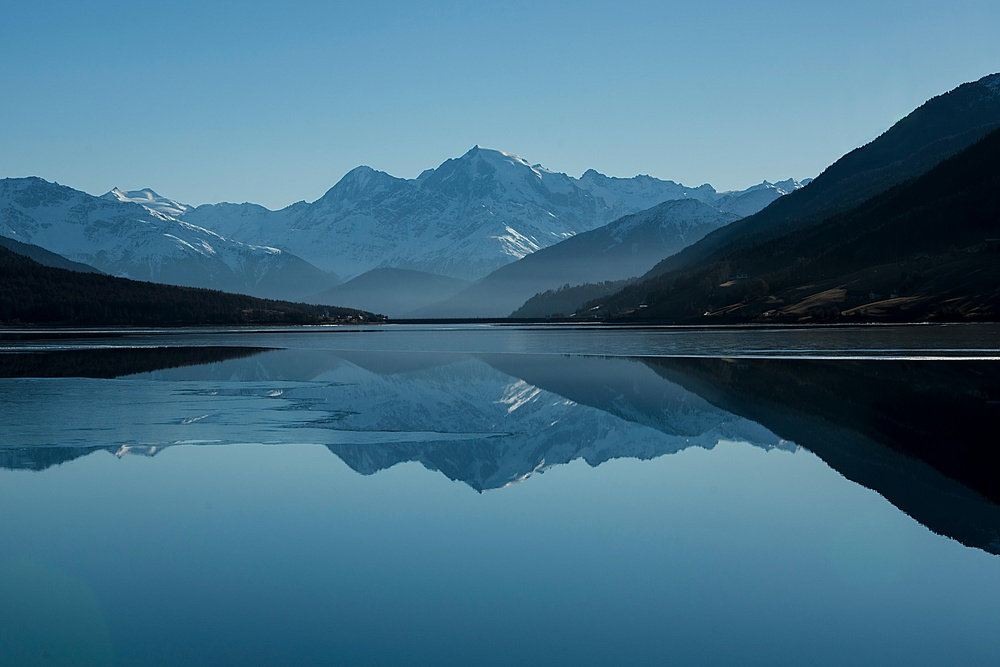
#> input picture datasets/wallpaper.jpg, 1000 x 667 px, shrunk from 6000 x 4000 before the run
$ jupyter execute ungraded2.ipynb
#> lines starting #> are read from the running program, lines starting #| are printed output that depends on the picture; after the words box and inside, x2 and y2 are one past the last pixel; in counts of white or black regions, pixels touching at a corner belong together
[cell 1]
import cv2
import numpy as np
import matplotlib.pyplot as plt

[cell 2]
# Load a grayscale image
image = cv2.imread('../datasets/wallpaper.jpg', cv2.IMREAD_GRAYSCALE)
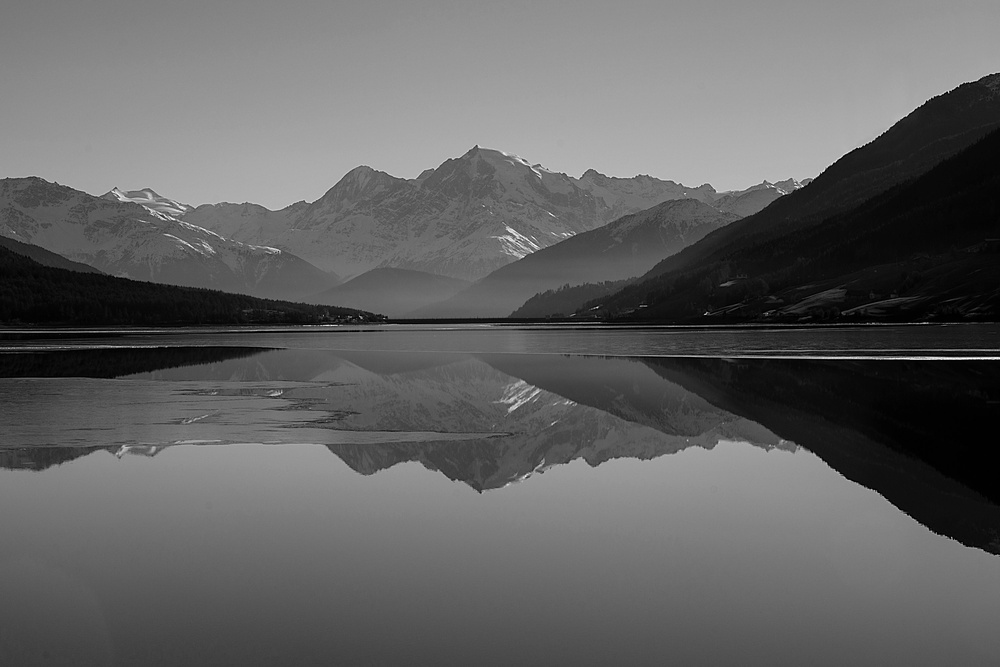
#> image: shape (667, 1000); min 0, max 255, mean 98

# 1. Image Negative
def image_negative(image):
    L = 256  # Intensity range for 8-bit images
    negative = L - 1 - image
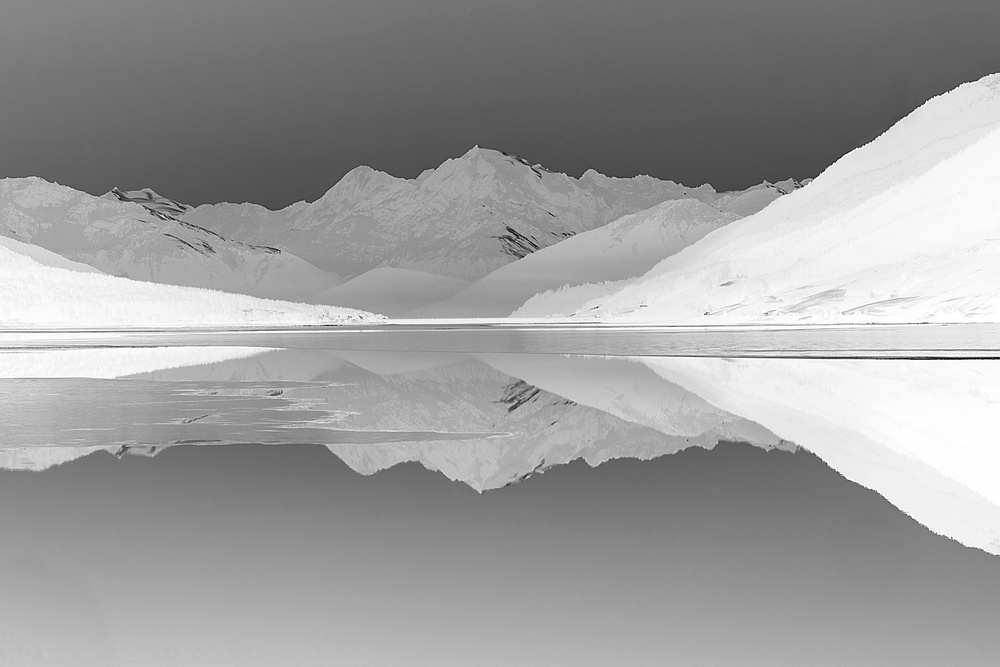
#> negative: shape (667, 1000); min 0, max 255, mean 157
    return negative

# 2. Log Transformation
def log_transformation(image, c=1):
#> called with c = 10
    log_image = c * np.log1p(image.astype(np.float32))  # log1p computes log(1 + r)
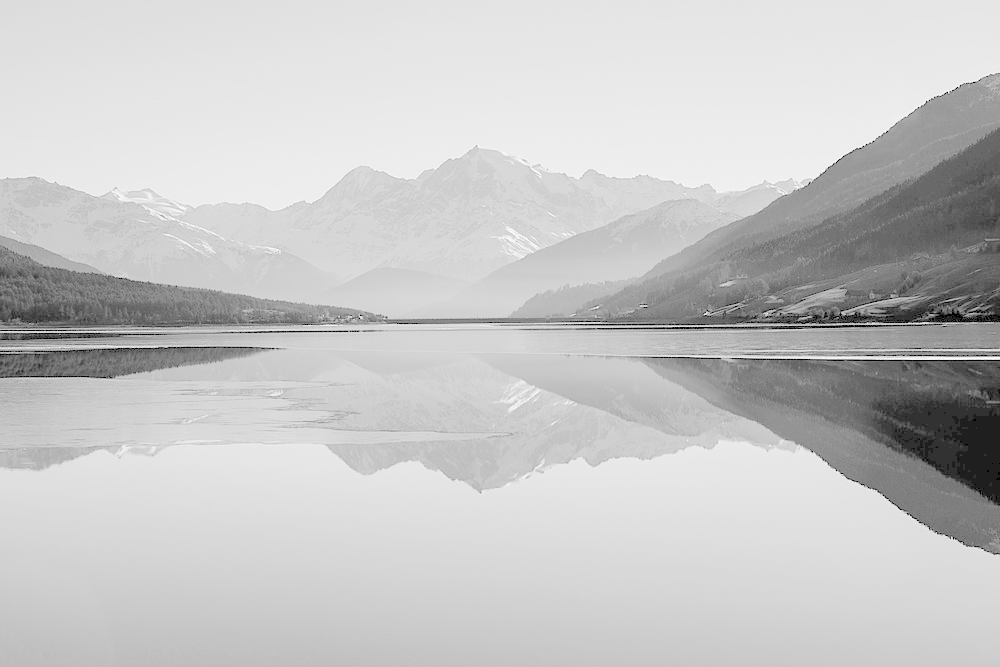
#> log_image: shape (667, 1000) float32; min 0, max 55.45, mean 43.3; drawn with min black and max white
    log_image = cv2.normalize(log_image, None, 0, 255, cv2.NORM_MINMAX).astype(np.uint8)
    return log_image

# 3. Image Whitening
def image_whitening(image):
    mean = np.mean(image)
#> mean = 97.97
    std = np.std(image)
#> std = 49.75
    whitened_image = (image - mean) / std
    whitened_image = cv2.normalize(whitened_image, None, 0, 255, cv2.NORM_MINMAX).astype(np.uint8)
    return whitened_image

# 4. Contrast Stretching
def contrast_stretching(image):
    min_val, max_val = np.min(image), np.max(image)
#> min_val = 0; max_val = 255
    stretched_image = 255 * (image - min_val) / (max_val - min_val)
    return stretched_image.astype(np.uint8)
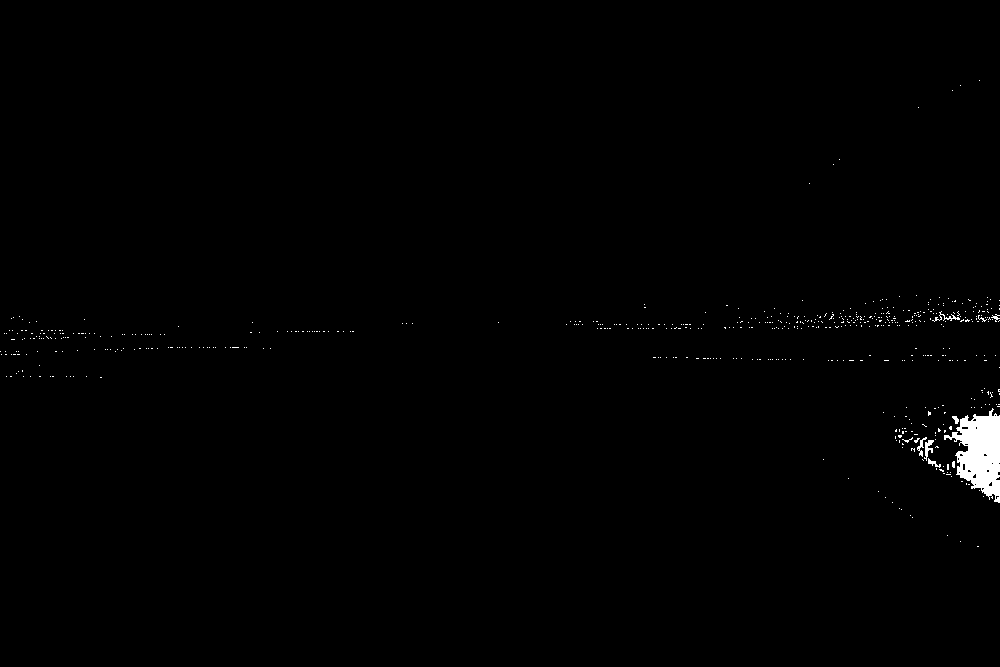
#> returned value: shape (667, 1000); values 0 (black) and 1 (white), 0.65% white; 581 white regions (574 under 20 px), largest, box (x1, y1, x2, y2) and area: (944, 408, 1000, 503) 2961, (924, 440, 934, 461) 94, (932, 311, 960, 322) 76

# 5. Histogram Equalization
def histogram_equalization(image):
    equalized_image = cv2.equalizeHist(image)
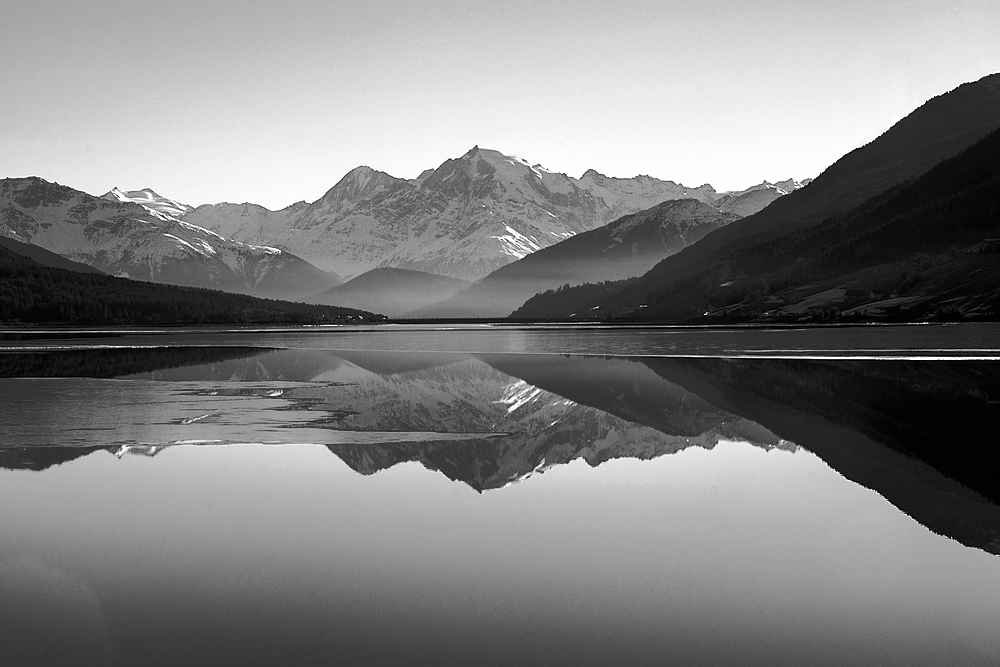
#> equalized_image: shape (667, 1000); min 0, max 255, mean 128.1
    return equalized_image

# Applying the transformations
negative_image = image_negative(image)
log_image = log_transformation(image, c=10)  # Adjust c as needed
whitened_image = image_whitening(image)
stretched_image = contrast_stretching(image)
equalized_image = histogram_equalization(image)

# Display the results
titles = [
    "Original Image",
    "Negative Image",
    "Log Transformation",
    "Whitened Image",
    "Contrast Stretched Image",
    "Histogram Equalized Image",
]
images = [
    image,
    negative_image,
    log_image,
    whitened_image,
    stretched_image,
    equalized_image,
]

plt.figure(figsize=(12, 8))
for i in range(len(images)):
    plt.subplot(2, 3, i + 1)
    plt.imshow(images[i], cmap="gray")
    plt.title(titles[i])
    plt.axis("off")
#> this loop made 6 passes
plt.tight_layout()
plt.show()

$ run again, with datasets/checkboard-pattern.jpg copied over datasets/wallpaper.jpg
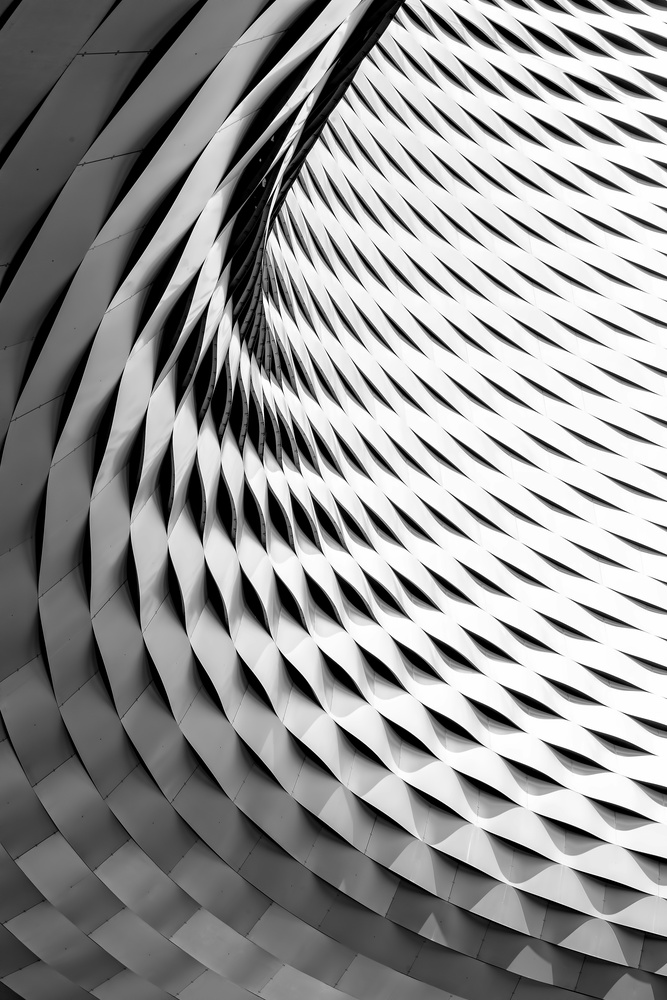
#> input picture datasets/checkboard-pattern.jpg, 667 x 1000 px, shrunk from 3840 x 5760 before the run
#> image is the input picture: shape (1000, 667); min 0, max 255, mean 149.1
#> mean = 149.1
#> std = 84.79
#> min_val = 0; max_val = 255
#> in contrast_stretching, `return stretched_image.astype(np.uint8)`:
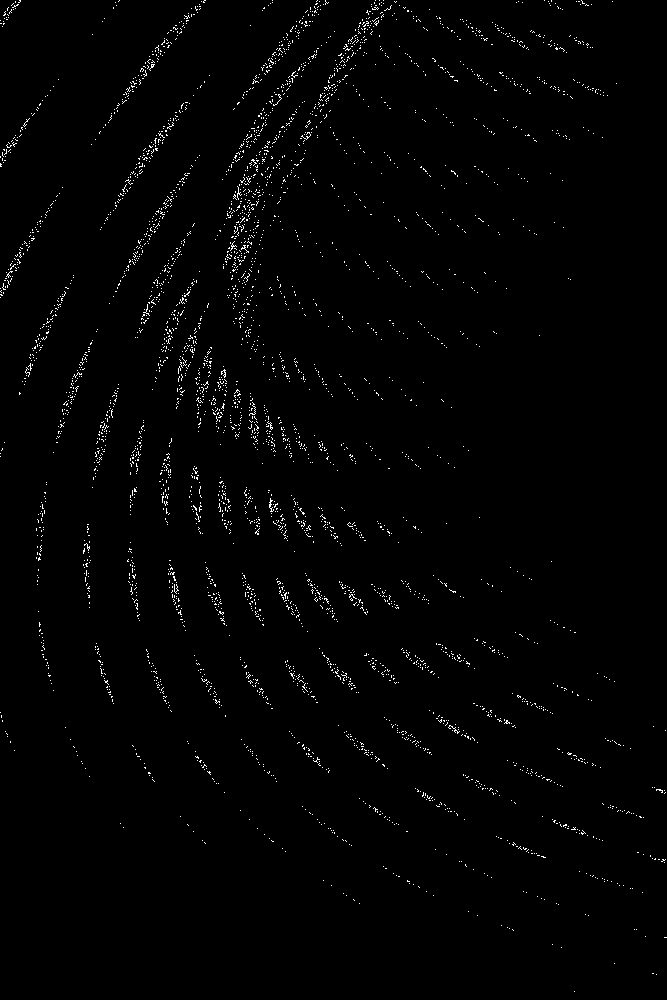
#> returned value: shape (1000, 667); values 0 (black) and 1 (white), 1.3% white in thin lines or dots
#> in histogram_equalization, `equalized_image = cv2.equalizeHist(image)`:
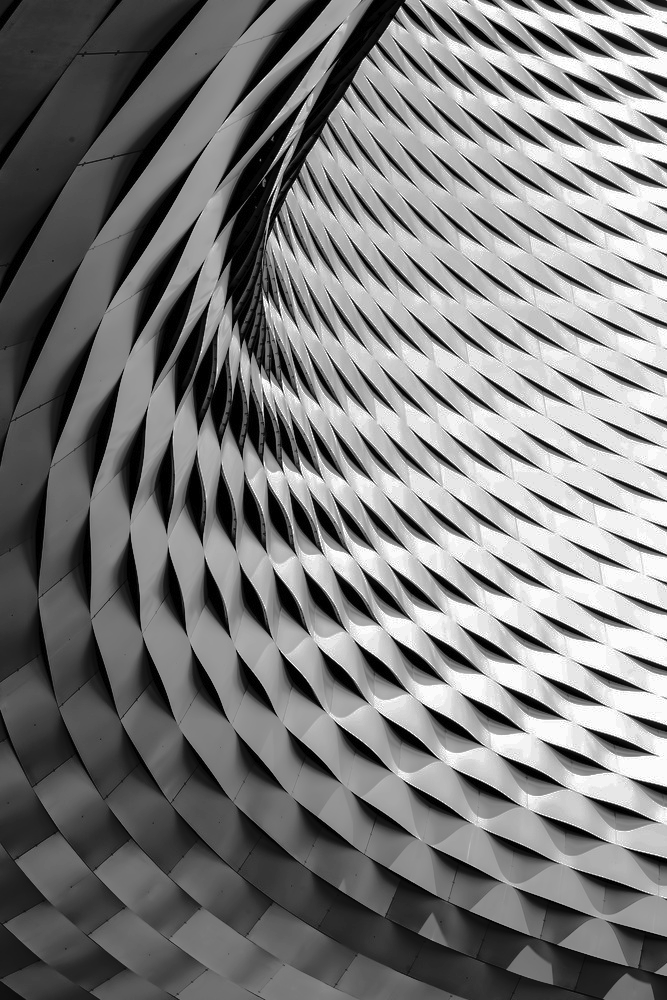
#> equalized_image: shape (1000, 667); min 0, max 255, mean 123.8
#> the loop `for i in range(len(images)):` made 6 passes

$ run again, with datasets/heel-xray.jpg copied over datasets/wallpaper.jpg
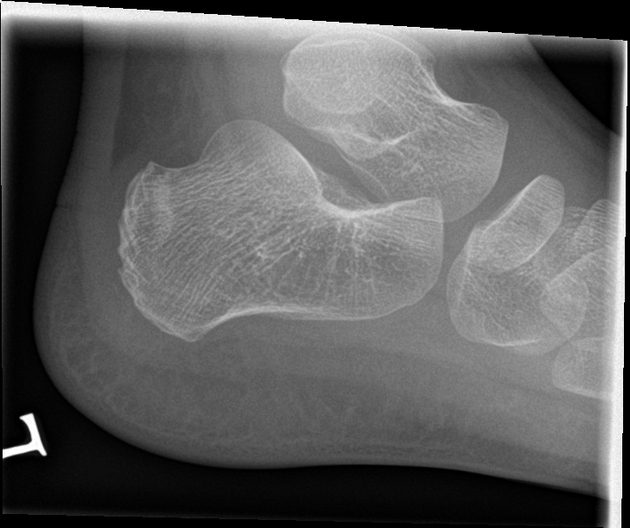
#> input picture datasets/heel-xray.jpg, 630 x 528 px
#> image is the input picture: shape (528, 630); min 0, max 255, mean 92.7
#> mean = 92.75
#> std = 60.99
#> min_val = 0; max_val = 255
#> in contrast_stretching, `return stretched_image.astype(np.uint8)`:
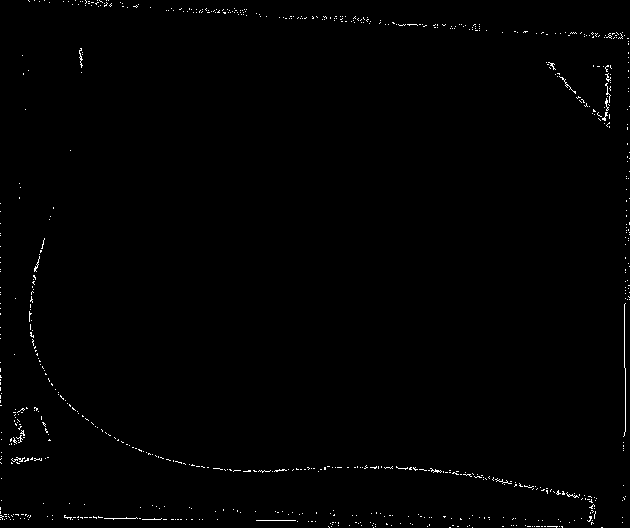
#> returned value: shape (528, 630); values 0 (black) and 1 (white), 0.68% white in thin lines or dots
#> in histogram_equalization, `equalized_image = cv2.equalizeHist(image)`:
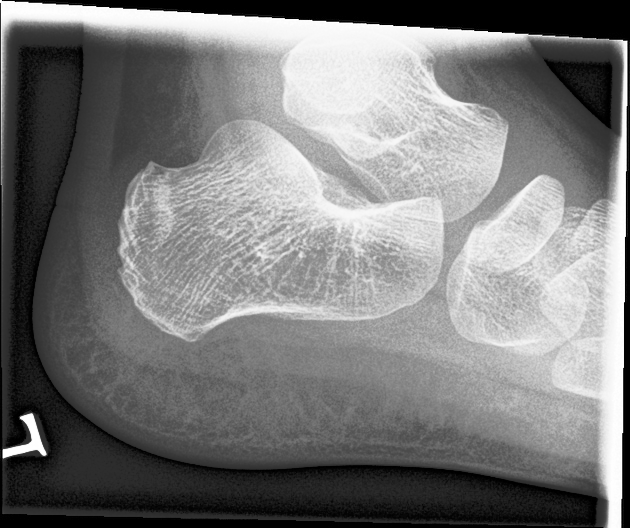
#> equalized_image: shape (528, 630); min 0, max 255, mean 121.1
#> the loop `for i in range(len(images)):` made 6 passes

$ run again, with datasets/noisy-image.jpg copied over datasets/wallpaper.jpg
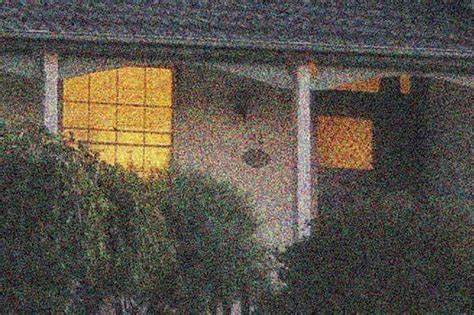
#> input picture datasets/noisy-image.jpg, 474 x 315 px
#> mean = 83.06
#> std = 39.53
#> min_val = 0; max_val = 247
#> in contrast_stretching, `return stretched_image.astype(np.uint8)`:
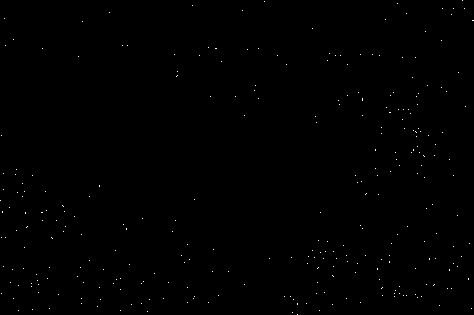
#> returned value: shape (315, 474); values 0 (black) and 1 (white), 0.21% white in thin lines or dots
#> in histogram_equalization, `equalized_image = cv2.equalizeHist(image)`:
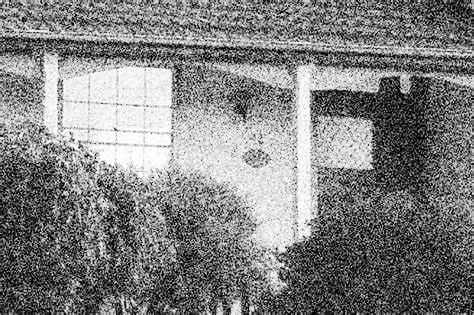
#> equalized_image: shape (315, 474); min 0, max 255, mean 128.5
#> the loop `for i in range(len(images)):` made 6 passes
